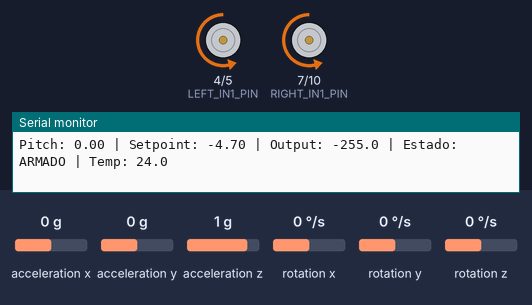
The program below on a simulated ESP32-C3. Parts: motor-driver pin pairs drawn as motors (green arrow = first pin HIGH = forward, orange = second pin HIGH = backward, longer = more drive, scaled by the enable pin), the last lines printed to the serial monitor. Wiring (inferred from the names in the program): MPU-6050 motion sensor at I2C address 0x68. The inputs (shaded band) are chosen by the test bench; at power-on: acceleration x 0 g, rotation y 0 °/s, acceleration y 0 g, acceleration z 1 g, rotation x 0 °/s, rotation z 0 °/s.

Above: at 10.1 s.
10.2 s: acceleration x set to -1.4 g
At 11.5 s:
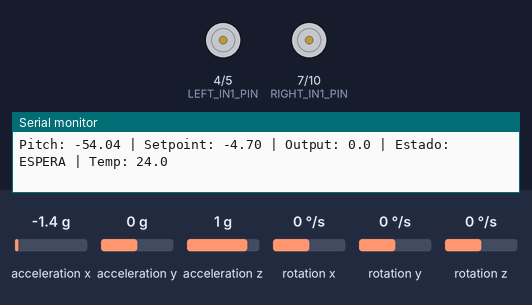
12.3 s: rotation y set to 146 °/s
15.3 s: rotation y set to 154 °/s
At 17.1 s:
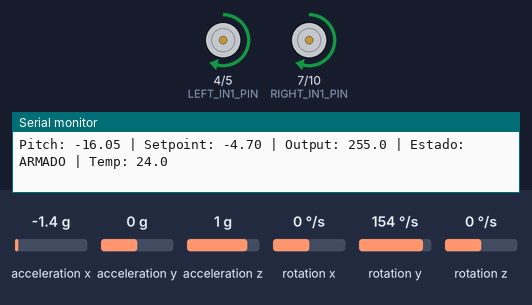
18.1 s: acceleration y set to -0.8 g
21.1 s: acceleration z set to -1.4 g
At 22.2 s:
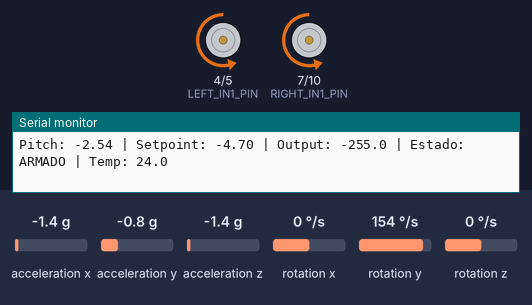
23.1 s: acceleration z set to 1.1 g
At 24.9 s:
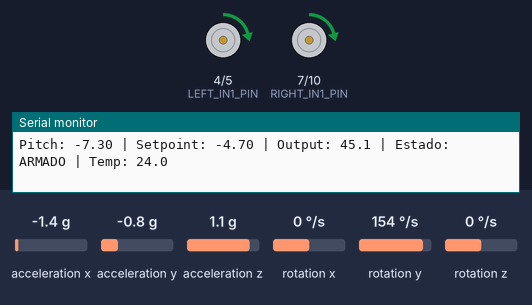
Timing chart, 0 to 27.1 s (numbered marks = the images above; inputs shaded):
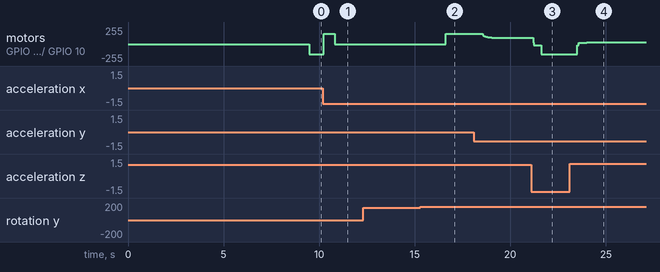

Measured:
- the behaviour switches between 153 and 154 °/s on rotation y (found by bisection; images 1 and 2)
- after the input at 10.2 s, motor on GPIO 4 (LEFT_IN1_PIN) / GPIO 5 (LEFT_IN2_PIN), motor on GPIO 7 (RIGHT_IN1_PIN) / GPIO 10 (RIGHT_IN2_PIN): backward 152/255 → forward 152/255 at once, → stopped 0.57 s later
- after the input at 15.3 s, motor on GPIO 4 (LEFT_IN1_PIN) / GPIO 5 (LEFT_IN2_PIN), motor on GPIO 7 (RIGHT_IN1_PIN) / GPIO 10 (RIGHT_IN2_PIN): stopped → forward 152/255 after 1.3 s
- after the input at 21.1 s, motor on GPIO 4 (LEFT_IN1_PIN) / GPIO 5 (LEFT_IN2_PIN), motor on GPIO 7 (RIGHT_IN1_PIN) / GPIO 10 (RIGHT_IN2_PIN): forward 91/255 → backward 18/255 after 0.09 s, → backward 152/255 0.43 s later

The program:

main.cpp
```cpp
// ============================================================================
//  Robot balancin - ESP32-C3 DevKitC-02 + MPU6050 + L298N
// ============================================================================
//  Para ajustar el comportamiento del robot, editar include/Config.h.
//  Este archivo solo contiene la logica (drivers, PID, filtro y lazo).
// ============================================================================

#include <Arduino.h>
#include <Wire.h>
#include <math.h>

#include "Config.h"

// ============================================================================
//  MPU6050 - driver I2C minimo (sin I2Cdev ni DMP)
// ============================================================================

class Mpu6050 {
public:
  bool begin() {
    writeRegister(PWR_MGMT_1, 0x80);
    delay(100);
    writeRegister(PWR_MGMT_1, 0x01); // PLL con eje X gyro.
    delay(10);

    const uint8_t who = readRegister(WHO_AM_I);
    if (who != 0x68 && who != 0x69) {
      Serial.print(F("MPU6050 no detectado. WHO_AM_I=0x"));
      Serial.println(who, HEX);
      return false;
    }

    writeRegister(CONFIG, 0x03);       // DLPF ~44 Hz gyro / ~42 Hz accel.
    writeRegister(SMPLRT_DIV, 0x04);   // 1 kHz / (1 + 4) = 200 Hz.
    writeRegister(GYRO_CONFIG, 0x00);  // +/-250 dps.
    writeRegister(ACCEL_CONFIG, 0x00); // +/-2 g.
    writeRegister(INT_ENABLE, 0x01);   // Data ready.
    return true;
  }

  bool readRaw() {
    Wire.beginTransmission(ADDRESS);
    Wire.write(ACCEL_XOUT_H);
    if (Wire.endTransmission(false) != 0) {
      return false;
    }

    const uint8_t expected = 14;
    const uint8_t received = Wire.requestFrom(ADDRESS, expected);
    if (received != expected) {
      while (Wire.available()) {
        Wire.read();
      }
      return false;
    }

    accelX = readWord();
    accelY = readWord();
    accelZ = readWord();
    temperatureRaw = readWord();
    gyroX = readWord();
    gyroY = readWord();
    gyroZ = readWord();
    return true;
  }

  bool calibrateGyro(uint16_t samples = 1200) {
    int64_t sumX = 0;
    int64_t sumY = 0;
    int64_t sumZ = 0;
    uint16_t validSamples = 0;

    for (uint16_t i = 0; i < samples; ++i) {
      if (readRaw()) {
        sumX += gyroX;
        sumY += gyroY;
        sumZ += gyroZ;
        ++validSamples;
      }
      delayMicroseconds(Config::CONTROL_PERIOD_US);
    }

    if (validSamples < samples / 2) {
      return false;
    }

    gyroBiasX = static_cast<float>(sumX) / static_cast<float>(validSamples);
    gyroBiasY = static_cast<float>(sumY) / static_cast<float>(validSamples);
    gyroBiasZ = static_cast<float>(sumZ) / static_cast<float>(validSamples);
    return true;
  }

  float accelPitchDeg() const {
    const float ax = static_cast<float>(accelX);
    const float ay = static_cast<float>(accelY);
    const float az = static_cast<float>(accelZ);
    return atan2f(ax, sqrtf(ay * ay + az * az)) * 180.0f / PI;
  }

  float gyroPitchRateDps() const {
    return (static_cast<float>(gyroY) - gyroBiasY) / GYRO_LSB_PER_DPS;
  }

  float temperatureC() const {
    return static_cast<float>(temperatureRaw) / 340.0f + 36.53f;
  }

  int16_t accelX = 0;
  int16_t accelY = 0;
  int16_t accelZ = 0;
  int16_t gyroX = 0;
  int16_t gyroY = 0;
  int16_t gyroZ = 0;
  int16_t temperatureRaw = 0;
  float gyroBiasX = 0.0f;
  float gyroBiasY = 0.0f;
  float gyroBiasZ = 0.0f;

private:
  static constexpr uint8_t ADDRESS = 0x68;
  static constexpr float GYRO_LSB_PER_DPS = 131.0f;

  static constexpr uint8_t SMPLRT_DIV = 0x19;
  static constexpr uint8_t CONFIG = 0x1A;
  static constexpr uint8_t GYRO_CONFIG = 0x1B;
  static constexpr uint8_t ACCEL_CONFIG = 0x1C;
  static constexpr uint8_t INT_ENABLE = 0x38;
  static constexpr uint8_t ACCEL_XOUT_H = 0x3B;
  static constexpr uint8_t PWR_MGMT_1 = 0x6B;
  static constexpr uint8_t WHO_AM_I = 0x75;

  void writeRegister(uint8_t reg, uint8_t value) const {
    Wire.beginTransmission(ADDRESS);
    Wire.write(reg);
    Wire.write(value);
    Wire.endTransmission();
  }

  uint8_t readRegister(uint8_t reg) const {
    Wire.beginTransmission(ADDRESS);
    Wire.write(reg);
    if (Wire.endTransmission(false) != 0) {
      return 0xFF;
    }
    if (Wire.requestFrom(ADDRESS, static_cast<uint8_t>(1)) != 1) {
      return 0xFF;
    }
    return Wire.read();
  }

  int16_t readWord() const {
    const uint8_t highByte = Wire.read();
    const uint8_t lowByte = Wire.read();
    return static_cast<int16_t>((highByte << 8) | lowByte);
  }
};

// ============================================================================
//  BalancePid - PID con derivada sobre la medicion y anti-windup condicional
// ============================================================================

class BalancePid {
public:
  void reset() {
    integralTerm = 0.0f;
  }

  // measurementRate: derivada de `input` en deg/s (gyro pitch rate).
  // Derivada sobre la medicion: evita derivative kick y el ruido de derivar
  // el angulo filtrado.
  float compute(float setpoint, float input, float measurementRate, float dtSeconds) {
    const float error = setpoint - input;
    const float derivative = -measurementRate;
    const float maxOut = static_cast<float>(Config::PWM_MAX);

    const float pdOut = Config::KP * error + Config::KD * derivative;
    const float candidateI = integralTerm + Config::KI * error * dtSeconds;
    const float totalUnclamped = pdOut + candidateI;
    const float output = constrain(totalUnclamped, -maxOut, maxOut);

    // Anti-windup condicional: solo acumular integral si la salida no esta
    // saturada, o si el error tira en sentido de des-saturar.
    const bool saturated = totalUnclamped != output;
    const bool unsaturating = (output >= maxOut && error < 0.0f) ||
                              (output <= -maxOut && error > 0.0f);
    if (!saturated || unsaturating) {
      integralTerm = candidateI;
    }
    integralTerm = constrain(integralTerm, -maxOut, maxOut);
    return output;
  }

private:
  float integralTerm = 0.0f;
};

// ============================================================================
//  L298MotorDriver - PWM LEDC + IN1/IN2 por canal
// ============================================================================

class L298MotorDriver {
public:
  void begin() {
    pinMode(Config::LEFT_IN1_PIN, OUTPUT);
    pinMode(Config::LEFT_IN2_PIN, OUTPUT);
    pinMode(Config::RIGHT_IN1_PIN, OUTPUT);
    pinMode(Config::RIGHT_IN2_PIN, OUTPUT);

    ledcSetup(Config::LEFT_PWM_CHANNEL, Config::PWM_FREQUENCY_HZ, Config::PWM_RESOLUTION_BITS);
    ledcSetup(Config::RIGHT_PWM_CHANNEL, Config::PWM_FREQUENCY_HZ, Config::PWM_RESOLUTION_BITS);
    ledcAttachPin(Config::LEFT_PWM_PIN, Config::LEFT_PWM_CHANNEL);
    ledcAttachPin(Config::RIGHT_PWM_PIN, Config::RIGHT_PWM_CHANNEL);
    stop();
  }

  void drive(float command) {
    if (Config::INVERT_MOTOR_OUTPUT) {
      command = -command;
    }

    const int pwm = constrain(static_cast<int>(lroundf(command)), -Config::PWM_MAX, Config::PWM_MAX);
    driveOneMotor(
        Config::LEFT_IN1_PIN,
        Config::LEFT_IN2_PIN,
        Config::LEFT_PWM_CHANNEL,
        pwm,
        Config::LEFT_SPEED_FACTOR,
        Config::INVERT_LEFT_MOTOR);
    driveOneMotor(
        Config::RIGHT_IN1_PIN,
        Config::RIGHT_IN2_PIN,
        Config::RIGHT_PWM_CHANNEL,
        pwm,
        Config::RIGHT_SPEED_FACTOR,
        Config::INVERT_RIGHT_MOTOR);
  }

  void stop() {
    ledcWrite(Config::LEFT_PWM_CHANNEL, 0);
    ledcWrite(Config::RIGHT_PWM_CHANNEL, 0);
    digitalWrite(Config::LEFT_IN1_PIN, LOW);
    digitalWrite(Config::LEFT_IN2_PIN, LOW);
    digitalWrite(Config::RIGHT_IN1_PIN, LOW);
    digitalWrite(Config::RIGHT_IN2_PIN, LOW);
  }

private:
  void driveOneMotor(uint8_t in1, uint8_t in2, uint8_t pwmChannel, int command, float factor, bool invert) const {
    if (invert) {
      command = -command;
    }

    int duty = abs(command);
    if (duty > 0 && duty < Config::MIN_ABS_SPEED) {
      duty = Config::MIN_ABS_SPEED;
    }

    duty = constrain(static_cast<int>(lroundf(static_cast<float>(duty) * factor)), 0, Config::PWM_MAX);

    if (command > 0) {
      digitalWrite(in1, HIGH);
      digitalWrite(in2, LOW);
    } else if (command < 0) {
      digitalWrite(in1, LOW);
      digitalWrite(in2, HIGH);
    } else {
      digitalWrite(in1, LOW);
      digitalWrite(in2, LOW);
    }

    ledcWrite(pwmChannel, duty);
  }
};

// ============================================================================
//  Estado global
// ============================================================================

Mpu6050 mpu;
BalancePid pid;
L298MotorDriver motors;

volatile bool mpuDataReady = false;

float pitchDeg = 0.0f;
float pitchRateDps = 0.0f;
bool filterInitialized = false;

bool armed = false;
uint32_t armStartMs = 0;

uint32_t lastControlUs = 0;
uint32_t lastDebugMs = 0;
float lastOutput = 0.0f;

// ============================================================================
//  ISR y maquina de armado
// ============================================================================

void IRAM_ATTR onMpuDataReady() {
  mpuDataReady = true;
}

void resetArming() {
  armed = false;
  armStartMs = 0;
  pid.reset();
  motors.stop();
}

void updateArming(float angleDeg) {
  const bool insideWindow = fabsf(angleDeg - Config::BALANCE_ANGLE_DEG) <= Config::START_ANGLE_WINDOW_DEG;
  if (!insideWindow) {
    resetArming();
    return;
  }

  if (armStartMs == 0) {
    armStartMs = millis();
  }

  if (!armed && millis() - armStartMs >= Config::ARM_STABLE_TIME_MS) {
    armed = true;
    pid.reset();
    Serial.println(F("Control activado."));
  }
}

// ============================================================================
//  Lectura y filtro complementario de pitch
// ============================================================================

bool updatePitch(float dtSeconds) {
  if (!mpu.readRaw()) {
    return false;
  }

  float accelPitch = mpu.accelPitchDeg();
  float gyroRate = mpu.gyroPitchRateDps();

  if (Config::INVERT_PITCH) {
    accelPitch = -accelPitch;
    gyroRate = -gyroRate;
  }

  if (!filterInitialized) {
    pitchDeg = accelPitch;
    filterInitialized = true;
  } else {
    pitchDeg = Config::COMPLEMENTARY_ALPHA * (pitchDeg + gyroRate * dtSeconds) +
               (1.0f - Config::COMPLEMENTARY_ALPHA) * accelPitch;
  }

  pitchRateDps = gyroRate;
  return true;
}

// ============================================================================
//  setup() / loop()
// ============================================================================

void setup() {
  Serial.begin(115200);
  delay(1000);

  Serial.println();
  Serial.println(F("Robot balancin ESP32-C3"));

  Wire.begin(Config::I2C_SDA_PIN, Config::I2C_SCL_PIN, Config::I2C_CLOCK_HZ);

  motors.begin();
  if (Config::USE_MPU_INTERRUPT) {
    pinMode(Config::MPU_INT_PIN, INPUT);
    attachInterrupt(digitalPinToInterrupt(Config::MPU_INT_PIN), onMpuDataReady, RISING);
  }

  if (!mpu.begin()) {
    Serial.println(F("No se puede iniciar el control sin MPU6050."));
    while (true) {
      motors.stop();
      delay(1000);
    }
  }

  Serial.println(F("MPU6050 detectado. Mantener el robot quieto para calibrar gyro..."));
  if (!mpu.calibrateGyro()) {
    Serial.println(F("Fallo la calibracion del gyro."));
    while (true) {
      motors.stop();
      delay(1000);
    }
  }

  Serial.print(F("Bias gyro Y: "));
  Serial.println(mpu.gyroBiasY, 2);
  Serial.println(F("Colocar el robot cerca del equilibrio para activar el control."));

  lastControlUs = micros();
}

void loop() {
  const uint32_t nowUs = micros();
  if (static_cast<uint32_t>(nowUs - lastControlUs) < Config::CONTROL_PERIOD_US) {
    // Cede CPU para que la tarea IDLE alimente el watchdog en C3 (single core).
    delayMicroseconds(100);
    return;
  }

  float dtSeconds = static_cast<float>(nowUs - lastControlUs) / 1000000.0f;
  if (dtSeconds > 0.02f) {
    dtSeconds = 0.02f;
  }
  lastControlUs = nowUs;
  if (Config::USE_MPU_INTERRUPT) {
    mpuDataReady = false;
  }

  if (!updatePitch(dtSeconds)) {
    resetArming();
    Serial.println(F("Error leyendo MPU6050. Motores detenidos."));
    delay(2);
    return;
  }

  const bool fallen = fabsf(pitchDeg - Config::BALANCE_ANGLE_DEG) > Config::FALL_ANGLE_DEG;
  if (fallen) {
    if (armed) {
      Serial.println(F("Caida detectada. Control desactivado."));
    }
    resetArming();
  }

  if (armed) {
    lastOutput = pid.compute(Config::BALANCE_ANGLE_DEG, pitchDeg, pitchRateDps, dtSeconds);
    motors.drive(lastOutput);
  } else {
    if (!fallen) {
      updateArming(pitchDeg);
    }
    lastOutput = 0.0f;
    motors.stop();
  }

  const uint32_t nowMs = millis();
  if (nowMs - lastDebugMs >= Config::DEBUG_PERIOD_MS) {
    lastDebugMs = nowMs;
    Serial.print(F("Pitch: "));
    Serial.print(pitchDeg, 2);
    Serial.print(F(" | Setpoint: "));
    Serial.print(Config::BALANCE_ANGLE_DEG, 2);
    Serial.print(F(" | Output: "));
    Serial.print(lastOutput, 1);
    Serial.print(F(" | Estado: "));
    Serial.print(armed ? F("ARMADO") : F("ESPERA"));
    Serial.print(F(" | Temp: "));
    Serial.println(mpu.temperatureC(), 1);
  }
}
```

Source omitted: Config.h (5696 bytes)
